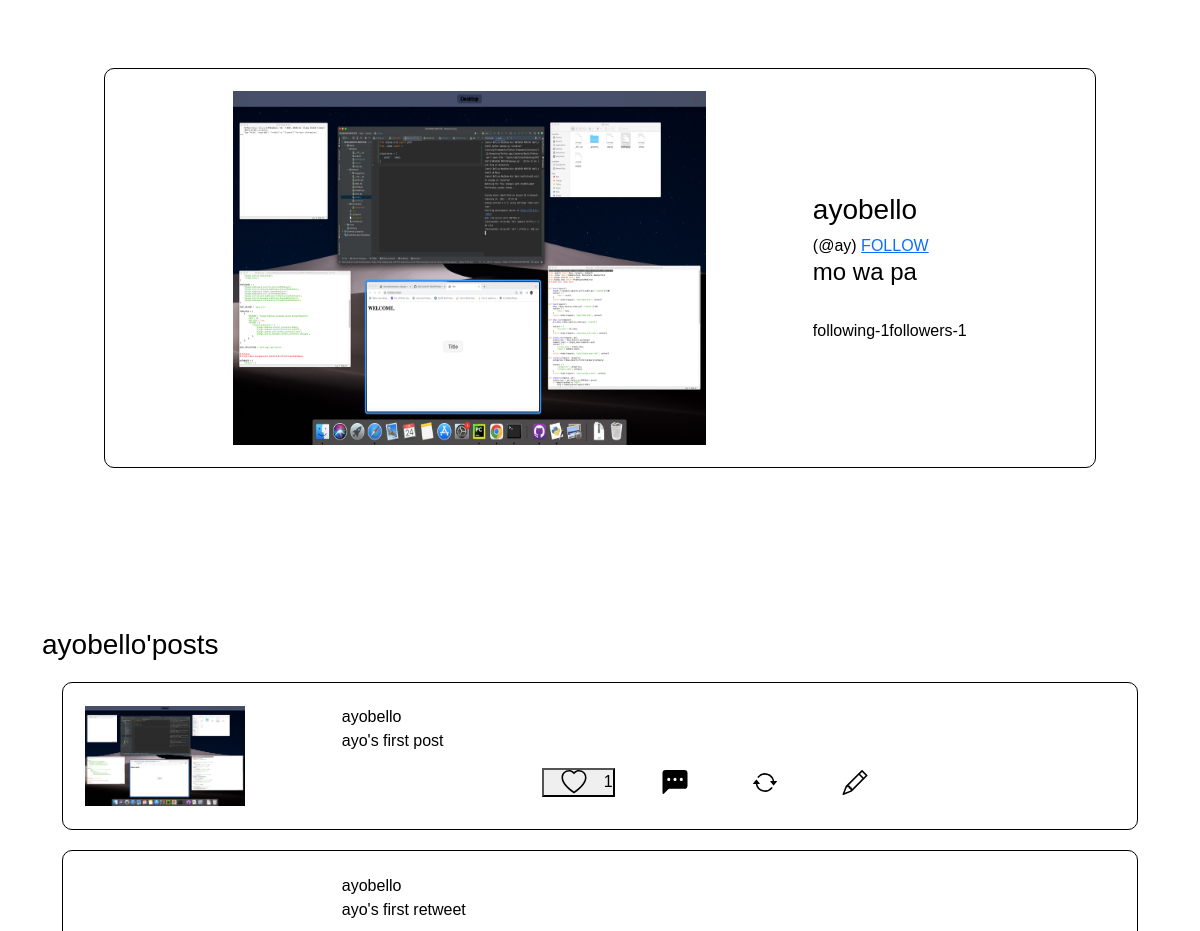
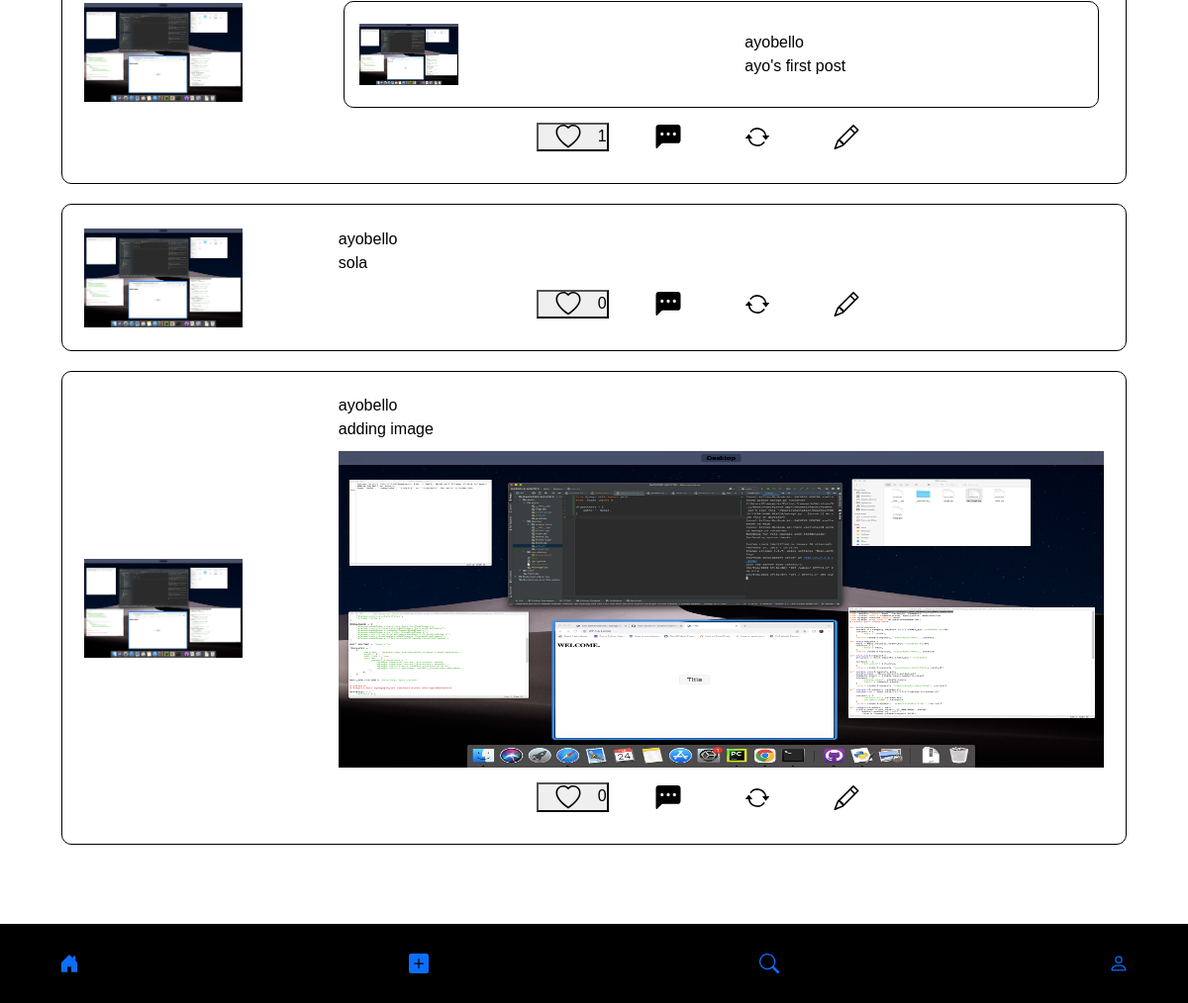
The page /user/detail/5/ on the database its author committed (2 pictures, top to bottom).
### users/models.py (models this page shows, shortened)
class UserProfile(models.Model):
    person = models.OneToOneField(settings.AUTH_USER_MODEL, related_name="profile", on_delete=models.CASCADE,  blank=True, null=True)
    profile_pic = models.ImageField(blank=True, upload_to="Profile/")
    bio = models.CharField(max_length=300, blank=True)
    following = models.ManyToManyField(settings.AUTH_USER_MODEL, symmetrical=False, related_name="following", blank=True)
    followers = models.ManyToManyField(settings.AUTH_USER_MODEL, symmetrical=False, related_name="followers", blank=True)
    profile_id = models.IntegerField(blank=True, null=True)
    tag = models.CharField(max_length=150, blank=True, null=True)
    def follow(self):
        return reverse("user:follow", kwargs={
            'pk': self.pk,
        })

### blog/models.py (models this page shows, shortened)
class Post(models.Model):
    author = models.ForeignKey(settings.AUTH_USER_MODEL, on_delete=models.CASCADE)
    tweet = models.TextField(blank=True, null=True)
    parent = models.ForeignKey(
        "self", on_delete=models.CASCADE, related_name='parenttweet', null=True, blank=True)
    post_code =models.CharField(max_length=20, default=post_code())
    likes = models.ManyToManyField(settings.AUTH_USER_MODEL, related_name="post_likes")
    posted_date = models.DateTimeField(default=timezone.now)
    image = models.ImageField(blank=True, upload_to="Post/")
    retweeted = models.BooleanField(default=False, blank=True, null=True)
    def quote(self):
        return reverse("blog:quote_post", kwargs={
            'pk': self.pk,
        })
    def retweet(self):
        return reverse("blog:retweet_post", kwargs={
            'pk':self.pk,
        })
    def total_likes(self):
        return self.likes.count()
    def get_url(self):
        return reverse("blog:post", kwargs={
            'pk': self.pk,
            'ref':self.post_code
        })

### users/views.py (the view)
# urls.py: path('detail/<int:pk>/', ProfileView.as_view(), name="profile"),
class ProfileView(View, LoginRequiredMixin):
    def get(self, request, pk, *args, **kwargs):
        try:
            profile = UserProfile.objects.get(
                person=pk,
            )
            related_post = Post.objects.filter(
                author = profile.person
            )
            context = {
                'profile': profile,
                'related_post':related_post,
            }
            return render(self.request, 'registrations/user_detail.html', context)
        except ObjectDoesNotExist:
            return HttpResponse(request, 'THIS USER HAS NO PROFILE')

### templates/registrations/user_detail.html (shortened to what this page needs)
{% extends 'base.html' %}
{% load static %}
{% block body %}
<br><br>
<div class="container" >
<div class="profile">
    {% if profile.profile_pic %}
        <img src="{{ profile.profile_pic.url }}" alt="" class="img-rounded">
    {% endif %}
    <div class="user">
    <h3>{{ profile.person }}</h3>
    {% if profile.tag %}(@{{ profile.tag }}){% endif %}
    {% if profile.person == request.user %}
    <a href="{% url 'user:edit_profile' %}">edit profile</a>
        {% else %}
        {% if request.user in profile.followers %}
            <h5>YOU FOLLOW THIS PERSON</h5>
        {% else %}
            <a href="{{ profile.follow }}">FOLLOW</a>
        {% endif %}
    {% endif %}
    <br>
        <h4>{{ profile.bio }}</h4>
    <br>
    following-{{ profile.following.count }}followers-{{ profile.followers.count }}
    <br>
    </div>
</div>
</div>
<h3>{{ profile.person }}'posts</h3>
    {% for post in related_post %}
    {% if not post.retweeted %}
    <article>
    {% if post.author.profile.profile_pic %}
        <img src="{{ post.author.profile.profile_pic.url }}" alt="" class="img-rounded">
    {% endif %}
        <div id="tweet">
            <a href="{% url 'user:profile' pk=post.author.pk %}">{{ post.author }}</a>
            <br>
            <a href="{{ post.get_url }}">
                {{ post.tweet }}
            </a>
            {% if post.image %}
            <div class="image">
                <img src="{{ post.image.url }}" alt="">
            </div>
            {% endif %}
            <div class="actions">
                <form method="post" action="{% url 'blog:like' %}">
                    <button name="post_id" value="{{ post.id }}" type="submit">{{ post.total_likes }}</button>
                </form>
                <a href="{{ post.get_url }}"></a>
                <a href="{{ post.retweet }}">
                </a>
                <a href="{{ post.quote }}">
                </a>
            </div>
        </div>
    </article>
    {% else %}
    {% if post.retweeted %}
        {% if post.tweet %}
        <article>
        {% if post.author.profile.profile_pic %}
            <img src="{{ post.author.profile.profile_pic.url }}" alt="" class="img-rounded">
        {% endif %}
        <div id="tweet">
            <a href="{% url 'user:profile' pk=post.author.pk %}">{{ post.author }}</a>
            <br>
            <a href="{{ post.get_url }}">
                {{ post.tweet }}
            </a>
                <div class="retweet">
                    {% if post.parent.author.profile.profile_pic %}
                        <img src="{{ post.parent.author.profile.profile_pic.url }}" alt="" class="img-rounded">
                    {% endif %}
                    <div id="tweet">
                        <a href="{% url 'user:profile' pk=post.parent.author.pk %}">{{ post.parent.author }}</a>
                        <br>
                        <a href="{{ post.parent.get_url }}">
                            {{ post.parent.tweet }}
                        </a>
                    </div>
                <br>
                </div>
            <div class="actions">
                <form method="post" action="{% url 'blog:like' %}">
                    <button name="post_id" value="{{ post.id }}" type="submit">{{ post.total_likes }}</button>
                </form>
                <a href="{{ post.get_url }}"></a>
                <a href="{{ post.retweet }}">
                </a>
                <a href="{{ post.quote }}">
                </a>
            </div>
        </div>
    </article>
    {% endif %}
    {% endif %}
    {% endif %}
    {% endfor %}
{% endblock body %}

### templates/base.html (style rules this page uses)
* { box-sizing: border-box; margin: 0; padding: 0; }
body { background-color: rgb(119, 118, 118)19, 118, 118; font-family: Arial, Helvetica, sans-serif; text-decoration: none; color: black; }
.container { margin-bottom: 20vh; }
article { margin: 20px 20px; border: 0.2px solid black; padding: 2%; border-radius: 10px; display: flex; justify-content: space-between; align-items: center; }
article img { width: auto; height: 100px; object-position: center; object-fit: contain; }
article a { list-style: none; text-decoration: none; color: black; }
#tweet { margin-left: 50px; display: block; }
#tweet .image { width: 100%; height: 40vh; margin-top: 10px; }
#tweet .image img { width: 100%; max-width: 100%; max-height: 100%; height: 100%; object-position: center; object-fit: fill; }
#tweet .actions { display: flex; justify-content: space-evenly; align-items: center; margin: 15px 200px 10px 200px; }
#tweet .actions form { margin-right: 30px; }
#tweet .actions a { margin-right: 30px; }
.retweet { margin: 10px 5px; border: 0.2px solid black; padding: 2%; border-radius: 10px; display: flex; justify-content: space-between; align-items: center; }
.retweet img { width: 100px; height: 75px; object-position: center; object-fit: contain; }
.retweet a { list-style: none; text-decoration: none; color: black; }
.profile { margin: 20px 50px; border: 0.2px solid black; padding: 2%; border-radius: 10px; display: flex; justify-content: space-evenly; align-items: center; height: 50vh; }
.profile img { width: 50%; height: 100%; }

### rows shown on the page
UserProfile: profile_pic (picture), person "ayobello", tag "ay", bio "mo wa pa", following.count "1", followers.count "1"
Post: author.profile.profile_pic (picture), author "ayobello", tweet "ayo's first post", total_likes "1"
Post: author.profile.profile_pic (picture), author "ayobello", tweet "ayo's first retweet", parent.author.profile.profile_pic (picture), parent.author "ayobello", parent.tweet "ayo's first post", total_likes "1"
Post: author.profile.profile_pic (picture), author "ayobello", tweet "sola", total_likes "0"
Post: author.profile.profile_pic (picture), author "ayobello", tweet "adding image", image (picture), total_likes "0"
